Frame 1 (no input): blank canvas, image omitted
Frame 60 (the mouse pressed at the canvas centre just before this capture): blank canvas, image omitted
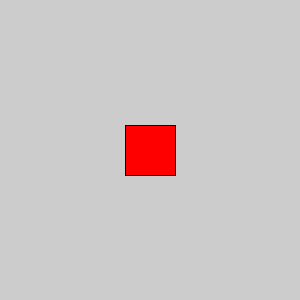
Frame 120 (the mouse held since frame 60 and released just before this capture)

The Processing sketch whose frames 1 and 60 were blank and that drew this single picture after the mouse press (run headless with seeded random() and noise(); from frame 60 on, the mouse is pressed at the canvas centre):

// Processing sketch: processing_31482
// ── processing_31482.pde

void setup(){
size(300,300);
smooth();
background(204);
rectMode(CENTER);
}

void draw(){
if(mousePressed){
if(mouseButton == LEFT){
fill(255);
} else if(mouseButton == CENTER){
fill(0);
}
else{
fill(255,0,0);
}
rect(mouseX,mouseY,50,50);
}
}                               
